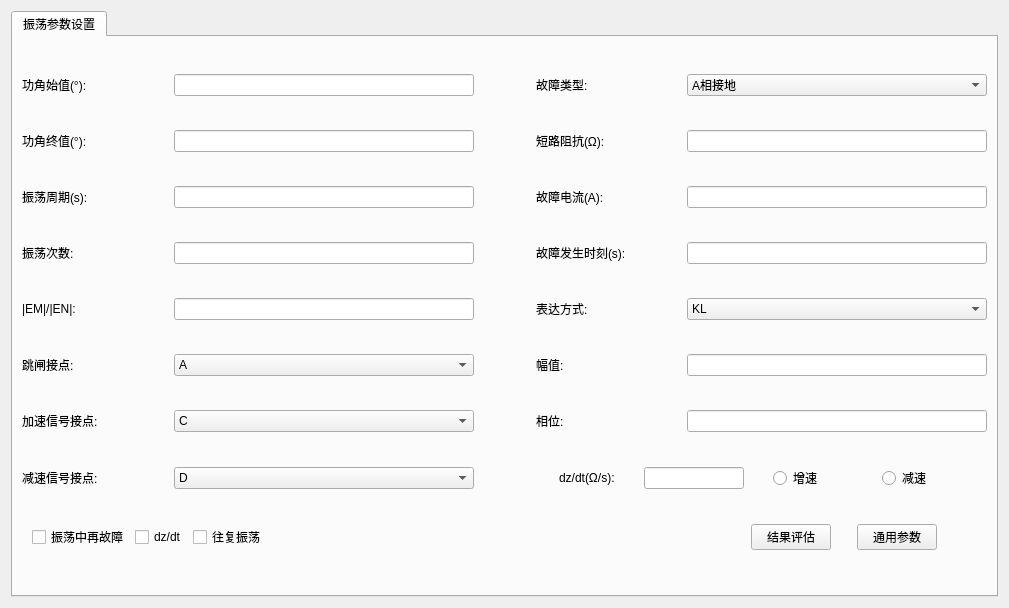
<?xml version="1.0" encoding="UTF-8"?>
<ui version="4.0">
 <class>QSttMacroParaEditViewSwing</class>
 <widget class="QWidget" name="QSttMacroParaEditViewSwing">
  <property name="geometry">
   <rect>
    <x>0</x>
    <y>0</y>
    <width>1009</width>
    <height>608</height>
   </rect>
  </property>
  <property name="windowTitle">
   <string>Form</string>
  </property>
  <layout class="QHBoxLayout" name="horizontalLayout_13">
   <item>
    <widget class="QTabWidget" name="m_tabWidget">
     <property name="currentIndex">
      <number>0</number>
     </property>
     <widget class="QWidget" name="tab">
      <attribute name="title">
       <string>振荡参数设置</string>
      </attribute>
      <layout class="QGridLayout" name="gridLayout_2">
       <item row="0" column="0">
        <layout class="QHBoxLayout" name="horizontalLayout_2">
         <item>
          <widget class="QLabel" name="m_labPAngleStart">
           <property name="sizePolicy">
            <sizepolicy hsizetype="Expanding" vsizetype="Preferred">
             <horstretch>0</horstretch>
             <verstretch>0</verstretch>
            </sizepolicy>
           </property>
           <property name="text">
            <string>功角始值(°):</string>
           </property>
          </widget>
         </item>
         <item>
          <widget class="QLineEdit" name="m_editPAngleStart">
           <property name="sizePolicy">
            <sizepolicy hsizetype="Fixed" vsizetype="Fixed">
             <horstretch>0</horstretch>
             <verstretch>0</verstretch>
            </sizepolicy>
           </property>
           <property name="minimumSize">
            <size>
             <width>300</width>
             <height>0</height>
            </size>
           </property>
           <property name="maximumSize">
            <size>
             <width>270</width>
             <height>16777215</height>
            </size>
           </property>
          </widget>
         </item>
        </layout>
       </item>
       <item row="3" column="0">
        <layout class="QHBoxLayout" name="horizontalLayout_6">
         <item>
          <widget class="QLabel" name="m_labSwingCount">
           <property name="sizePolicy">
            <sizepolicy hsizetype="Expanding" vsizetype="Preferred">
             <horstretch>0</horstretch>
             <verstretch>0</verstretch>
            </sizepolicy>
           </property>
           <property name="text">
            <string>振荡次数:</string>
           </property>
          </widget>
         </item>
         <item>
          <widget class="QLineEdit" name="m_editSwingCount">
           <property name="sizePolicy">
            <sizepolicy hsizetype="Fixed" vsizetype="Fixed">
             <horstretch>0</horstretch>
             <verstretch>0</verstretch>
            </sizepolicy>
           </property>
           <property name="minimumSize">
            <size>
             <width>300</width>
             <height>0</height>
            </size>
           </property>
           <property name="maximumSize">
            <size>
             <width>300</width>
             <height>16777215</height>
            </size>
           </property>
          </widget>
         </item>
        </layout>
       </item>
       <item row="8" column="0" colspan="3">
        <layout class="QHBoxLayout" name="horizontalLayout_3">
         <property name="leftMargin">
          <number>10</number>
         </property>
         <item>
          <widget class="QCheckBox" name="m_cbRefault">
           <property name="sizePolicy">
            <sizepolicy hsizetype="Fixed" vsizetype="Fixed">
             <horstretch>0</horstretch>
             <verstretch>0</verstretch>
            </sizepolicy>
           </property>
           <property name="text">
            <string>振荡中再故障</string>
           </property>
          </widget>
         </item>
         <item>
          <widget class="QCheckBox" name="m_cbDzdt">
           <property name="sizePolicy">
            <sizepolicy hsizetype="Fixed" vsizetype="Fixed">
             <horstretch>0</horstretch>
             <verstretch>0</verstretch>
            </sizepolicy>
           </property>
           <property name="text">
            <string>dz/dt</string>
           </property>
          </widget>
         </item>
         <item>
          <widget class="QCheckBox" name="m_cbReciprocating">
           <property name="sizePolicy">
            <sizepolicy hsizetype="Fixed" vsizetype="Fixed">
             <horstretch>0</horstretch>
             <verstretch>0</verstretch>
            </sizepolicy>
           </property>
           <property name="text">
            <string>往复振荡</string>
           </property>
          </widget>
         </item>
         <item>
          <spacer name="horizontalSpacer">
           <property name="orientation">
            <enum>Qt::Horizontal</enum>
           </property>
           <property name="sizeHint" stdset="0">
            <size>
             <width>40</width>
             <height>20</height>
            </size>
           </property>
          </spacer>
         </item>
         <item>
          <widget class="QPushButton" name="m_btnResultEval">
           <property name="text">
            <string>结果评估</string>
           </property>
          </widget>
         </item>
         <item>
          <spacer name="horizontalSpacer_14">
           <property name="orientation">
            <enum>Qt::Horizontal</enum>
           </property>
           <property name="sizeType">
            <enum>QSizePolicy::Fixed</enum>
           </property>
           <property name="sizeHint" stdset="0">
            <size>
             <width>20</width>
             <height>20</height>
            </size>
           </property>
          </spacer>
         </item>
         <item>
          <widget class="QPushButton" name="m_btnTestParas">
           <property name="text">
            <string>通用参数</string>
           </property>
          </widget>
         </item>
         <item>
          <spacer name="horizontalSpacer_2">
           <property name="orientation">
            <enum>Qt::Horizontal</enum>
           </property>
           <property name="sizeType">
            <enum>QSizePolicy::Fixed</enum>
           </property>
           <property name="sizeHint" stdset="0">
            <size>
             <width>50</width>
             <height>20</height>
            </size>
           </property>
          </spacer>
         </item>
        </layout>
       </item>
       <item row="1" column="2">
        <layout class="QHBoxLayout" name="horizontalLayout_35">
         <item>
          <widget class="QLabel" name="m_labZ1">
           <property name="sizePolicy">
            <sizepolicy hsizetype="Expanding" vsizetype="Preferred">
             <horstretch>0</horstretch>
             <verstretch>0</verstretch>
            </sizepolicy>
           </property>
           <property name="text">
            <string>短路阻抗(Ω):</string>
           </property>
           <property name="alignment">
            <set>Qt::AlignLeading|Qt::AlignLeft|Qt::AlignVCenter</set>
           </property>
          </widget>
         </item>
         <item>
          <widget class="QLineEdit" name="m_editZ1">
           <property name="sizePolicy">
            <sizepolicy hsizetype="Fixed" vsizetype="Fixed">
             <horstretch>0</horstretch>
             <verstretch>0</verstretch>
            </sizepolicy>
           </property>
           <property name="minimumSize">
            <size>
             <width>300</width>
             <height>0</height>
            </size>
           </property>
           <property name="maximumSize">
            <size>
             <width>300</width>
             <height>16777215</height>
            </size>
           </property>
          </widget>
         </item>
        </layout>
       </item>
       <item row="1" column="0">
        <layout class="QHBoxLayout" name="horizontalLayout_4">
         <item>
          <widget class="QLabel" name="m_labPAngleEnd">
           <property name="sizePolicy">
            <sizepolicy hsizetype="Expanding" vsizetype="Preferred">
             <horstretch>0</horstretch>
             <verstretch>0</verstretch>
            </sizepolicy>
           </property>
           <property name="text">
            <string>功角终值(°):</string>
           </property>
          </widget>
         </item>
         <item>
          <widget class="QLineEdit" name="m_editPAngleEnd">
           <property name="sizePolicy">
            <sizepolicy hsizetype="Fixed" vsizetype="Fixed">
             <horstretch>0</horstretch>
             <verstretch>0</verstretch>
            </sizepolicy>
           </property>
           <property name="minimumSize">
            <size>
             <width>300</width>
             <height>0</height>
            </size>
           </property>
           <property name="maximumSize">
            <size>
             <width>300</width>
             <height>16777215</height>
            </size>
           </property>
          </widget>
         </item>
        </layout>
       </item>
       <item row="2" column="0">
        <layout class="QHBoxLayout" name="horizontalLayout_5">
         <item>
          <widget class="QLabel" name="m_labSwingCycle">
           <property name="sizePolicy">
            <sizepolicy hsizetype="Expanding" vsizetype="Preferred">
             <horstretch>0</horstretch>
             <verstretch>0</verstretch>
            </sizepolicy>
           </property>
           <property name="text">
            <string>振荡周期(s):</string>
           </property>
          </widget>
         </item>
         <item>
          <widget class="QLineEdit" name="m_editSwingCycle">
           <property name="sizePolicy">
            <sizepolicy hsizetype="Fixed" vsizetype="Fixed">
             <horstretch>0</horstretch>
             <verstretch>0</verstretch>
            </sizepolicy>
           </property>
           <property name="minimumSize">
            <size>
             <width>300</width>
             <height>0</height>
            </size>
           </property>
           <property name="maximumSize">
            <size>
             <width>300</width>
             <height>16777215</height>
            </size>
           </property>
          </widget>
         </item>
        </layout>
       </item>
       <item row="2" column="2">
        <layout class="QHBoxLayout" name="horizontalLayout_39">
         <item>
          <widget class="QLabel" name="m_labISet1">
           <property name="sizePolicy">
            <sizepolicy hsizetype="Expanding" vsizetype="Preferred">
             <horstretch>0</horstretch>
             <verstretch>0</verstretch>
            </sizepolicy>
           </property>
           <property name="text">
            <string>故障电流(A):</string>
           </property>
           <property name="alignment">
            <set>Qt::AlignLeading|Qt::AlignLeft|Qt::AlignVCenter</set>
           </property>
          </widget>
         </item>
         <item>
          <widget class="QLineEdit" name="m_editISet1">
           <property name="sizePolicy">
            <sizepolicy hsizetype="Fixed" vsizetype="Fixed">
             <horstretch>0</horstretch>
             <verstretch>0</verstretch>
            </sizepolicy>
           </property>
           <property name="minimumSize">
            <size>
             <width>300</width>
             <height>0</height>
            </size>
           </property>
           <property name="maximumSize">
            <size>
             <width>300</width>
             <height>16777215</height>
            </size>
           </property>
          </widget>
         </item>
        </layout>
       </item>
       <item row="4" column="0">
        <layout class="QHBoxLayout" name="horizontalLayout_7">
         <item>
          <widget class="QLabel" name="label_9">
           <property name="sizePolicy">
            <sizepolicy hsizetype="Expanding" vsizetype="Preferred">
             <horstretch>0</horstretch>
             <verstretch>0</verstretch>
            </sizepolicy>
           </property>
           <property name="text">
            <string>|EM|/|EN|:</string>
           </property>
          </widget>
         </item>
         <item>
          <widget class="QLineEdit" name="m_editEmEnRate">
           <property name="sizePolicy">
            <sizepolicy hsizetype="Fixed" vsizetype="Fixed">
             <horstretch>0</horstretch>
             <verstretch>0</verstretch>
            </sizepolicy>
           </property>
           <property name="minimumSize">
            <size>
             <width>300</width>
             <height>0</height>
            </size>
           </property>
           <property name="maximumSize">
            <size>
             <width>300</width>
             <height>16777215</height>
            </size>
           </property>
          </widget>
         </item>
        </layout>
       </item>
       <item row="3" column="2">
        <layout class="QHBoxLayout" name="horizontalLayout_38">
         <item>
          <widget class="QLabel" name="m_labFaultTime">
           <property name="sizePolicy">
            <sizepolicy hsizetype="Expanding" vsizetype="Preferred">
             <horstretch>0</horstretch>
             <verstretch>0</verstretch>
            </sizepolicy>
           </property>
           <property name="text">
            <string>故障发生时刻(s):</string>
           </property>
           <property name="alignment">
            <set>Qt::AlignLeading|Qt::AlignLeft|Qt::AlignVCenter</set>
           </property>
          </widget>
         </item>
         <item>
          <widget class="QLineEdit" name="m_editFaultTime">
           <property name="sizePolicy">
            <sizepolicy hsizetype="Fixed" vsizetype="Fixed">
             <horstretch>0</horstretch>
             <verstretch>0</verstretch>
            </sizepolicy>
           </property>
           <property name="minimumSize">
            <size>
             <width>300</width>
             <height>0</height>
            </size>
           </property>
           <property name="maximumSize">
            <size>
             <width>300</width>
             <height>16777215</height>
            </size>
           </property>
          </widget>
         </item>
        </layout>
       </item>
       <item row="0" column="2">
        <layout class="QHBoxLayout" name="horizontalLayout_36">
         <item>
          <widget class="QLabel" name="m_labFaultType">
           <property name="sizePolicy">
            <sizepolicy hsizetype="Expanding" vsizetype="Preferred">
             <horstretch>0</horstretch>
             <verstretch>0</verstretch>
            </sizepolicy>
           </property>
           <property name="layoutDirection">
            <enum>Qt::LeftToRight</enum>
           </property>
           <property name="text">
            <string>故障类型:</string>
           </property>
           <property name="alignment">
            <set>Qt::AlignLeading|Qt::AlignLeft|Qt::AlignVCenter</set>
           </property>
          </widget>
         </item>
         <item>
          <widget class="QComboBox" name="m_cbbFaultType">
           <property name="sizePolicy">
            <sizepolicy hsizetype="Fixed" vsizetype="Fixed">
             <horstretch>0</horstretch>
             <verstretch>0</verstretch>
            </sizepolicy>
           </property>
           <property name="minimumSize">
            <size>
             <width>300</width>
             <height>0</height>
            </size>
           </property>
           <property name="maximumSize">
            <size>
             <width>300</width>
             <height>16777215</height>
            </size>
           </property>
           <item>
            <property name="text">
             <string>A相接地</string>
            </property>
           </item>
           <item>
            <property name="text">
             <string>B相接地</string>
            </property>
           </item>
           <item>
            <property name="text">
             <string>C相接地</string>
            </property>
           </item>
           <item>
            <property name="text">
             <string>AB短路</string>
            </property>
           </item>
           <item>
            <property name="text">
             <string>BC短路</string>
            </property>
           </item>
           <item>
            <property name="text">
             <string>CA短路</string>
            </property>
           </item>
           <item>
            <property name="text">
             <string>三相短路</string>
            </property>
           </item>
          </widget>
         </item>
        </layout>
       </item>
       <item row="5" column="0">
        <layout class="QHBoxLayout" name="horizontalLayout_8">
         <item>
          <widget class="QLabel" name="m_labTripPoint">
           <property name="sizePolicy">
            <sizepolicy hsizetype="Expanding" vsizetype="Preferred">
             <horstretch>0</horstretch>
             <verstretch>0</verstretch>
            </sizepolicy>
           </property>
           <property name="layoutDirection">
            <enum>Qt::RightToLeft</enum>
           </property>
           <property name="text">
            <string>跳闸接点:</string>
           </property>
          </widget>
         </item>
         <item>
          <widget class="QComboBox" name="m_cbbTripPoint">
           <property name="sizePolicy">
            <sizepolicy hsizetype="Fixed" vsizetype="Fixed">
             <horstretch>0</horstretch>
             <verstretch>0</verstretch>
            </sizepolicy>
           </property>
           <property name="minimumSize">
            <size>
             <width>300</width>
             <height>0</height>
            </size>
           </property>
           <property name="maximumSize">
            <size>
             <width>300</width>
             <height>16777215</height>
            </size>
           </property>
           <item>
            <property name="text">
             <string>A</string>
            </property>
           </item>
           <item>
            <property name="text">
             <string>B</string>
            </property>
           </item>
           <item>
            <property name="text">
             <string>C</string>
            </property>
           </item>
           <item>
            <property name="text">
             <string>D</string>
            </property>
           </item>
           <item>
            <property name="text">
             <string>E</string>
            </property>
           </item>
           <item>
            <property name="text">
             <string>F</string>
            </property>
           </item>
           <item>
            <property name="text">
             <string>G</string>
            </property>
           </item>
           <item>
            <property name="text">
             <string>H</string>
            </property>
           </item>
           <item>
            <property name="text">
             <string>I</string>
            </property>
           </item>
           <item>
            <property name="text">
             <string>J</string>
            </property>
           </item>
          </widget>
         </item>
        </layout>
       </item>
       <item row="4" column="2">
        <layout class="QHBoxLayout" name="horizontalLayout_41">
         <item>
          <widget class="QLabel" name="m_labK0Mode">
           <property name="sizePolicy">
            <sizepolicy hsizetype="Expanding" vsizetype="Preferred">
             <horstretch>0</horstretch>
             <verstretch>0</verstretch>
            </sizepolicy>
           </property>
           <property name="layoutDirection">
            <enum>Qt::RightToLeft</enum>
           </property>
           <property name="text">
            <string>表达方式:</string>
           </property>
           <property name="alignment">
            <set>Qt::AlignLeading|Qt::AlignLeft|Qt::AlignVCenter</set>
           </property>
          </widget>
         </item>
         <item>
          <widget class="QComboBox" name="m_cbbK0Mode">
           <property name="sizePolicy">
            <sizepolicy hsizetype="Fixed" vsizetype="Fixed">
             <horstretch>0</horstretch>
             <verstretch>0</verstretch>
            </sizepolicy>
           </property>
           <property name="minimumSize">
            <size>
             <width>300</width>
             <height>0</height>
            </size>
           </property>
           <property name="maximumSize">
            <size>
             <width>300</width>
             <height>16777215</height>
            </size>
           </property>
           <item>
            <property name="text">
             <string>KL</string>
            </property>
           </item>
           <item>
            <property name="text">
             <string>Kr,Kx</string>
            </property>
           </item>
           <item>
            <property name="text">
             <string>Z0,Z1</string>
            </property>
           </item>
          </widget>
         </item>
        </layout>
       </item>
       <item row="6" column="2">
        <layout class="QHBoxLayout" name="horizontalLayout_37">
         <item>
          <widget class="QLabel" name="m_labPhase">
           <property name="sizePolicy">
            <sizepolicy hsizetype="Expanding" vsizetype="Preferred">
             <horstretch>0</horstretch>
             <verstretch>0</verstretch>
            </sizepolicy>
           </property>
           <property name="text">
            <string>相位:</string>
           </property>
           <property name="alignment">
            <set>Qt::AlignLeading|Qt::AlignLeft|Qt::AlignVCenter</set>
           </property>
          </widget>
         </item>
         <item>
          <widget class="QLineEdit" name="m_editPhase">
           <property name="sizePolicy">
            <sizepolicy hsizetype="Fixed" vsizetype="Fixed">
             <horstretch>0</horstretch>
             <verstretch>0</verstretch>
            </sizepolicy>
           </property>
           <property name="minimumSize">
            <size>
             <width>300</width>
             <height>0</height>
            </size>
           </property>
           <property name="maximumSize">
            <size>
             <width>300</width>
             <height>16777215</height>
            </size>
           </property>
          </widget>
         </item>
        </layout>
       </item>
       <item row="7" column="0">
        <layout class="QHBoxLayout" name="horizontalLayout_34">
         <item>
          <widget class="QLabel" name="m_labTripSpeedDown">
           <property name="sizePolicy">
            <sizepolicy hsizetype="Expanding" vsizetype="Preferred">
             <horstretch>0</horstretch>
             <verstretch>0</verstretch>
            </sizepolicy>
           </property>
           <property name="layoutDirection">
            <enum>Qt::RightToLeft</enum>
           </property>
           <property name="text">
            <string>减速信号接点:</string>
           </property>
          </widget>
         </item>
         <item>
          <widget class="QComboBox" name="m_cbbTripSpeedDown">
           <property name="sizePolicy">
            <sizepolicy hsizetype="Fixed" vsizetype="Fixed">
             <horstretch>0</horstretch>
             <verstretch>0</verstretch>
            </sizepolicy>
           </property>
           <property name="minimumSize">
            <size>
             <width>300</width>
             <height>0</height>
            </size>
           </property>
           <property name="maximumSize">
            <size>
             <width>300</width>
             <height>16777215</height>
            </size>
           </property>
           <item>
            <property name="text">
             <string>D</string>
            </property>
           </item>
          </widget>
         </item>
        </layout>
       </item>
       <item row="5" column="2">
        <layout class="QHBoxLayout" name="horizontalLayout_40">
         <item>
          <widget class="QLabel" name="m_labAmplitude">
           <property name="sizePolicy">
            <sizepolicy hsizetype="Expanding" vsizetype="Preferred">
             <horstretch>0</horstretch>
             <verstretch>0</verstretch>
            </sizepolicy>
           </property>
           <property name="text">
            <string>幅值:</string>
           </property>
           <property name="alignment">
            <set>Qt::AlignLeading|Qt::AlignLeft|Qt::AlignVCenter</set>
           </property>
          </widget>
         </item>
         <item>
          <widget class="QLineEdit" name="m_editAmplitude">
           <property name="sizePolicy">
            <sizepolicy hsizetype="Fixed" vsizetype="Fixed">
             <horstretch>0</horstretch>
             <verstretch>0</verstretch>
            </sizepolicy>
           </property>
           <property name="minimumSize">
            <size>
             <width>300</width>
             <height>0</height>
            </size>
           </property>
           <property name="maximumSize">
            <size>
             <width>300</width>
             <height>16777215</height>
            </size>
           </property>
          </widget>
         </item>
        </layout>
       </item>
       <item row="6" column="0">
        <layout class="QHBoxLayout" name="horizontalLayout_9">
         <item>
          <widget class="QLabel" name="m_labTripSpeedUp">
           <property name="sizePolicy">
            <sizepolicy hsizetype="Expanding" vsizetype="Preferred">
             <horstretch>0</horstretch>
             <verstretch>0</verstretch>
            </sizepolicy>
           </property>
           <property name="layoutDirection">
            <enum>Qt::RightToLeft</enum>
           </property>
           <property name="text">
            <string>加速信号接点:</string>
           </property>
          </widget>
         </item>
         <item>
          <widget class="QComboBox" name="m_cbbTripSpeedUp">
           <property name="sizePolicy">
            <sizepolicy hsizetype="Expanding" vsizetype="Fixed">
             <horstretch>0</horstretch>
             <verstretch>0</verstretch>
            </sizepolicy>
           </property>
           <property name="minimumSize">
            <size>
             <width>300</width>
             <height>0</height>
            </size>
           </property>
           <property name="maximumSize">
            <size>
             <width>300</width>
             <height>16777215</height>
            </size>
           </property>
           <item>
            <property name="text">
             <string>C</string>
            </property>
           </item>
          </widget>
         </item>
        </layout>
       </item>
       <item row="7" column="2">
        <layout class="QHBoxLayout" name="horizontalLayout_42">
         <item>
          <widget class="QLabel" name="label_16">
           <property name="sizePolicy">
            <sizepolicy hsizetype="Fixed" vsizetype="Preferred">
             <horstretch>0</horstretch>
             <verstretch>0</verstretch>
            </sizepolicy>
           </property>
           <property name="text">
            <string>dz/dt(Ω/s):</string>
           </property>
           <property name="alignment">
            <set>Qt::AlignLeading|Qt::AlignLeft|Qt::AlignVCenter</set>
           </property>
          </widget>
         </item>
         <item>
          <widget class="QLineEdit" name="m_editDzdt">
           <property name="sizePolicy">
            <sizepolicy hsizetype="Expanding" vsizetype="Fixed">
             <horstretch>0</horstretch>
             <verstretch>0</verstretch>
            </sizepolicy>
           </property>
           <property name="minimumSize">
            <size>
             <width>100</width>
             <height>0</height>
            </size>
           </property>
           <property name="maximumSize">
            <size>
             <width>100</width>
             <height>16777215</height>
            </size>
           </property>
          </widget>
         </item>
         <item>
          <widget class="QRadioButton" name="m_rbSpeedUp">
           <property name="sizePolicy">
            <sizepolicy hsizetype="Minimum" vsizetype="Fixed">
             <horstretch>0</horstretch>
             <verstretch>0</verstretch>
            </sizepolicy>
           </property>
           <property name="minimumSize">
            <size>
             <width>80</width>
             <height>0</height>
            </size>
           </property>
           <property name="maximumSize">
            <size>
             <width>80</width>
             <height>16777215</height>
            </size>
           </property>
           <property name="layoutDirection">
            <enum>Qt::LeftToRight</enum>
           </property>
           <property name="text">
            <string>增速</string>
           </property>
          </widget>
         </item>
         <item>
          <widget class="QRadioButton" name="m_rbSpeedDown">
           <property name="sizePolicy">
            <sizepolicy hsizetype="Fixed" vsizetype="Fixed">
             <horstretch>0</horstretch>
             <verstretch>0</verstretch>
            </sizepolicy>
           </property>
           <property name="minimumSize">
            <size>
             <width>80</width>
             <height>0</height>
            </size>
           </property>
           <property name="maximumSize">
            <size>
             <width>80</width>
             <height>16777215</height>
            </size>
           </property>
           <property name="text">
            <string>减速</string>
           </property>
          </widget>
         </item>
        </layout>
       </item>
       <item row="0" column="1">
        <spacer name="horizontalSpacer_3">
         <property name="orientation">
          <enum>Qt::Horizontal</enum>
         </property>
         <property name="sizeType">
          <enum>QSizePolicy::Fixed</enum>
         </property>
         <property name="sizeHint" stdset="0">
          <size>
           <width>50</width>
           <height>20</height>
          </size>
         </property>
        </spacer>
       </item>
      </layout>
     </widget>
    </widget>
   </item>
  </layout>
 </widget>
 <resources/>
 <connections/>
</ui>
